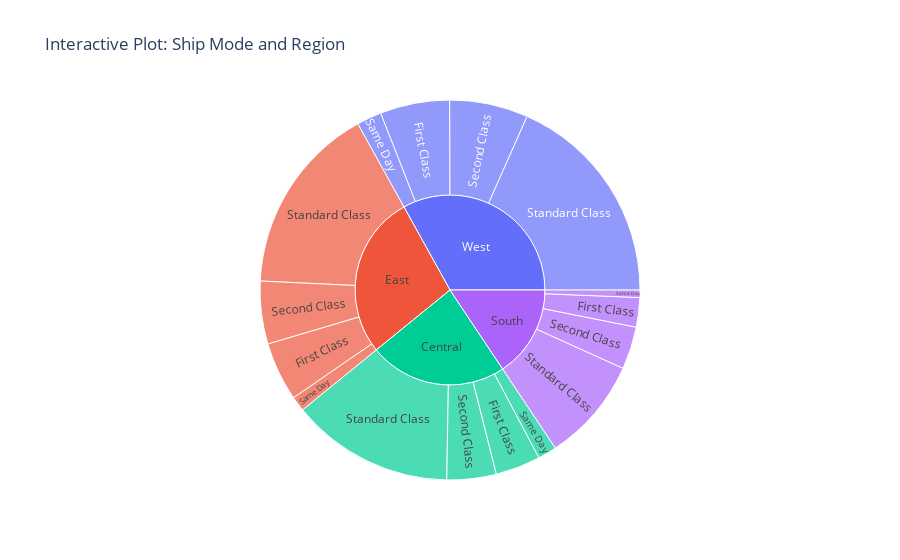

The code cell stored with this chart in its notebook:
### Code cell
import pandas as pd
import plotly.express as px

# Create an interactive plot using Plotly Express
fig = px.sunburst(df, path=['Region', 'Ship Mode'], title='Interactive Plot: Ship Mode and Region')

# Show the plot
fig.show()

### Figure 1 — Plotly figure (JSON) as saved in the notebook; plotly's stock layout.template omitted (floating-point values rounded to 4 significant figures)
{"data": [{"branchvalues": "total", "domain": {"x": [0, 1], "y": [0, 1]}, "hovertemplate": "labels=%{label}<br>count=%{value}<br>parent=%{parent}<br>id=%{id}<extra></extra>", "ids": ["Central/First Class", "East/First Class", "South/First Class", "West/First Class", "Central/Same Day", "East/Same Day", "South/Same Day", "West/Same Day", "Central/Second Class", "East/Second Class", "South/Second Class", "West/Second Class", "Central/Standard Class", "East/Standard Class", "South/Standard Class", "West/Standard Class", "Central", "East", "South", "West"], "labels": ["First Class", "First Class", "First Class", "First Class", "Same Day", "Same Day", "Same Day", "Same Day", "Second Class", "Second Class", "Second Class", "Second Class", "Standard Class", "Standard Class", "Standard Class", "Standard Class", "Central", "East", "South", "West"], "name": "", "parents": ["Central", "East", "South", "West", "Central", "East", "South", "West", "Central", "East", "South", "West", "Central", "East", "South", "West", "", "", "", ""], "type": "sunburst", "values": [127, 166, 83, 196, 53, 42, 21, 70, 139, 177, 120, 221, 459, 536, 294, 608, 778, 921, 518, 1095]}], "layout": {"legend": {"tracegroupgap": 0}, "title": {"text": "Interactive Plot: Ship Mode and Region"}}}
